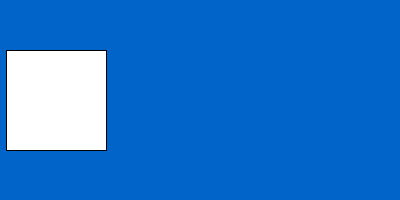
Frame 1 (no input)
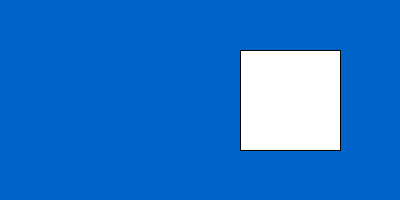
Frame 60 (the mouse pressed at the canvas centre just before this capture)
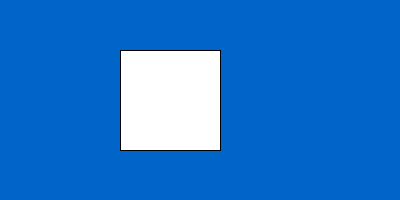
Frame 120 (the mouse held since frame 60 and released just before this capture)

The Processing sketch that drew these frames (run headless with seeded random() and noise(); from frame 60 on, the mouse is pressed at the canvas centre):

// Processing sketch: CP020_simpleKittManyFunctions
// ── CP020_simpleKittManyFunctions.pde
int x;
int speed;

void setup() {
  size(400, 200);
  x = 6;
  speed = 6;
}

void draw() {
  refreshBackground();
  int side = 100;
  kitt(side);
}

void kitt(int side) {
  drawKitt(side);
  updateSpeed(side); 
  updateX();
}

void updateX() {
  x += speed; //equivalent to: 'x = x + speed;'
}

void drawKitt(int side) {
  rect(x, height/2 - side/2, side, side);
}

void updateSpeed(int side) {
  if (rightEdgeReached(side) || leftEdgeReached()) {
    speed = -speed;
  }
}

boolean rightEdgeReached(int side) {
  boolean reached = (x + side >= width);
  return reached;
}

boolean leftEdgeReached() {
  boolean reached = (x <= 0);
  return reached;
}

void refreshBackground() {
  background(0, 100, 200);
}
